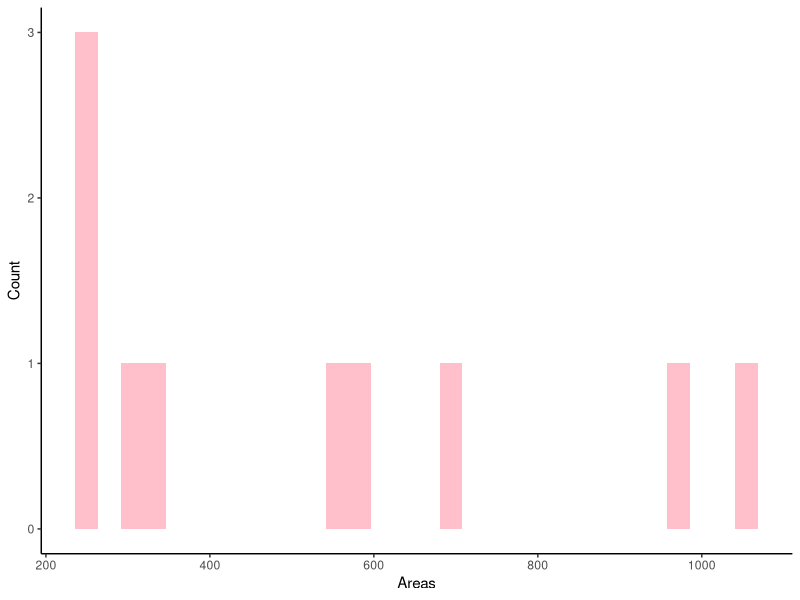
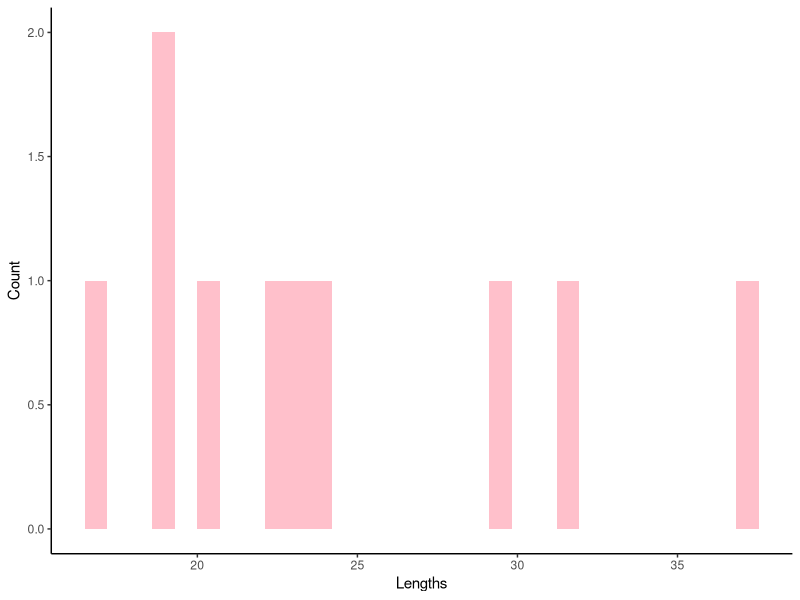
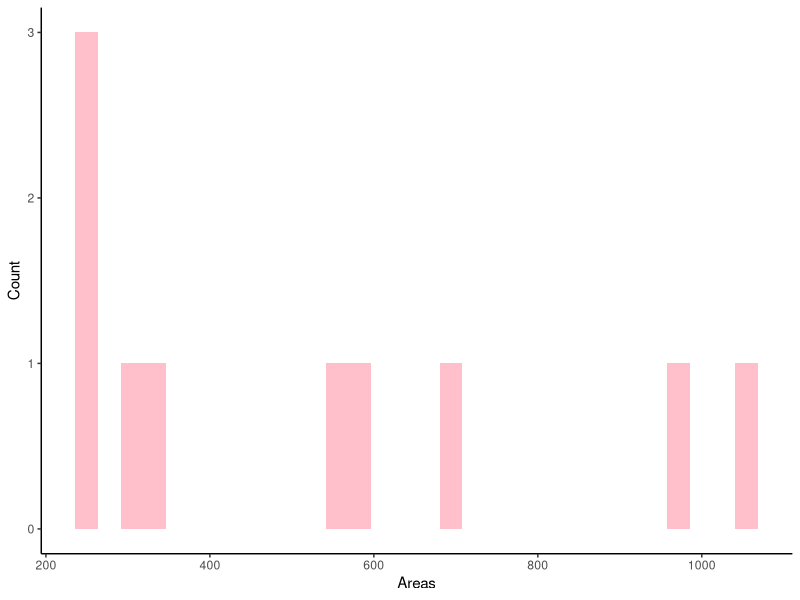
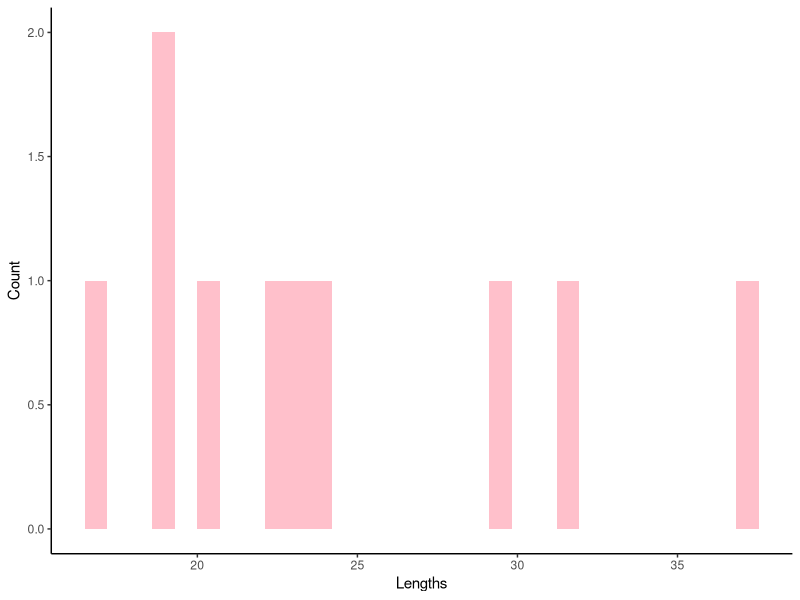

The R source for these figures, in order:
library(ggplot2)
library(dplyr)

area <- read.csv("areas.csv")
head(area)
ggplot(data = area, aes(x=Area))+
  geom_histogram(fill="pink")+
  xlab("Areas")+
  ylab("Count")+
  theme_classic()
ggsave("36659_area_graph.jpeg")

length <- read.csv("lengths.csv")
head(length)
ggplot(data = length, aes(x=Length))+
  geom_histogram(fill="pink")+
  xlab("Lengths")+
  ylab("Count")+
  theme_classic()
ggsave("36659_length_graph.jpeg")

summary(area)
sdA <- area$Area
sd(sdA)

summary(length)
sdL <- length$Length
sd(sdL)
